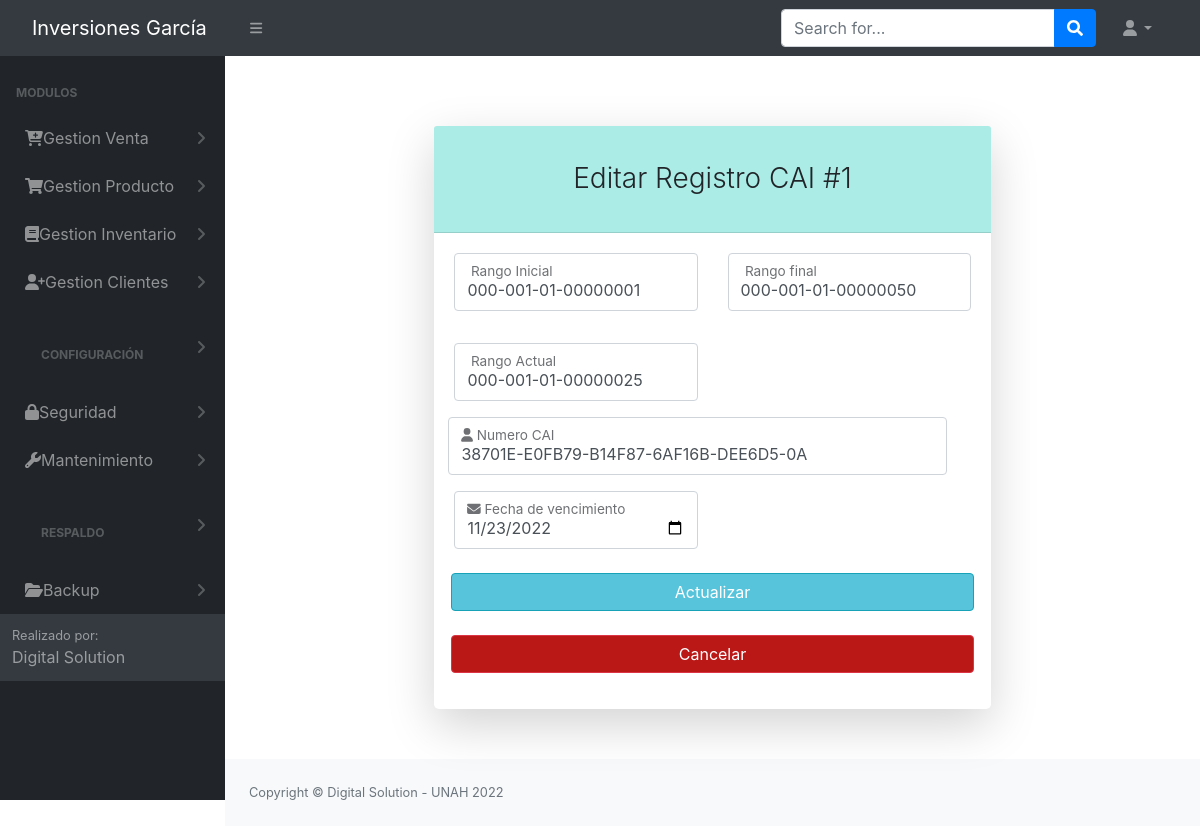
/src/modificar_CAI.php?id=1 (signed in), run on the app's committed database.
### tables this page shows
CREATE TABLE `tbl_permisos` (
  `id_permiso` int(11) NOT NULL AUTO_INCREMENT,
  `id_rol` int(11) NOT NULL,
  `permiso_insercion` int(11) NOT NULL,
  `permiso_eliminacion` int(11) NOT NULL,
  `permiso_modificar` int(11) NOT NULL,
  `permiso_consultar` int(11) NOT NULL,
  `id_objeto` int(11) NOT NULL,
  `pdf` int(11) NOT NULL,
  PRIMARY KEY (`id_permiso`),
  KEY `id_objeto` (`id_objeto`),
  KEY `id_rol` (`id_rol`)
);

CREATE TABLE `tbl_modulos` (
  `id_objeto` int(11) NOT NULL AUTO_INCREMENT,
  `Objeto` varchar(100) NOT NULL,
  `descripcion_objeto` varchar(30) NOT NULL,
  `id_padre` int(11) NOT NULL,
  `URL` varchar(100) NOT NULL,
  PRIMARY KEY (`id_objeto`)
);

CREATE TABLE `tbl_cai` (
  `id` int(11) NOT NULL AUTO_INCREMENT,
  `rango_inicial` varchar(30) NOT NULL,
  `rango_final` varchar(30) NOT NULL,
  `rango_actual` varchar(30) NOT NULL,
  `numero_CAI` varchar(100) NOT NULL,
  `fecha_vencimiento` date DEFAULT NULL,
  `id_usuario` int(11) NOT NULL,
  PRIMARY KEY (`id`),
  KEY `id_usuario` (`id_usuario`)
);

### config/conex.php (called while the page is built, shortened)
<?php
     function getConexion()
    {
        $db = new PDO('mysql:host=localhost:3306;dbname=bd_inversiones_garcia', 'root', '');
        return $db;
    }
?>

### controladores/controlador_CAI.php (called while the page is built, shortened)
<?php
    require_once '../modelos/modelo_CAI.php';
    include_once '../modelos/modelo_principal.php';
    include_once('../Login/header.php');
    $id = $_SESSION['rol'];
    $sql = mysqli_query($conn, "SELECT * FROM tbl_permisos where ID_OBJETO = 22 and ID_ROL = '$id'");
                    foreach ($value as $registro) {?>
                <?php   }
    function obtenerCAI($id)
    {
        $modeloCAI = new CAI();
        $resultado = $modeloCAI->obtenerCAI($id);
        return $resultado;
    }
?>

### modelos/modelo_CAI.php (called while the page is built, shortened)
<?php
    class CAI{
        private $db;
        public function __construct(){
            $this->db = getConexion();
        }
        private function setNames(){
            return $this->db->query("SET NAMES 'utf8'");
        }
        public function obtenerCAI($id)
        {
            $this->db = getConexion();
            $this->setNames();
            $sql = "SELECT * from tbl_cai where id = $id;";
            $resultado = $this->db->query($sql);
            $fila = $resultado->fetch(PDO::FETCH_ASSOC);
            return $fila;
            $this->db = null;
        }
    }
?>

### src/modificar_CAI.php (the view, shortened to what this page needs)
<?php
include_once('../Login/header.php');
require_once '../controladores/controlador_CAI.php';
$id = $_GET['id'];
if (!empty($_GET)) {
    $row = obtenerCAI($id);
}
?>
<br><br><br><br><br><br><br>
<main>
    <div class="container" style="margin-top: -200px; margin-bottom: 20px;">
        <div class="row justify-content-center">
            <div class="col-lg-7">
                <div class="card shadow-lg border-0 rounded-lg mt-5">
                    <div class="card-header" style="background-color: rgb(171, 237, 230);">
                        <h3 class="text-center font-weight-light my-4">Editar Registro CAI #<?= $row['id']  ?></h3>
                    </div>
                    <div class="card-body">
                    <form class="needs-validation" method="POST">
                            <div class="row mb-3">
                                <div class="col-md-6">
                                    <div class="form-floating mb-3 mb-md-0">
                                        <input class="form-control" value="<?= $row['rango_inicial'] ?>"  name="txtrango_inicial" id="txtrango_inicial" type="text" placeholder="Rango Incial" autocomplete="nope" size="25" required />
                                        <label for="inputFirstName"><i class=""></i>&nbsp;Rango Inicial</label>
                                    </div>
                                </div>
                            <div class="col-md-6">
                                <div class="form-floating mb-3">
                                    <input class="form-control" name="txtrango_final" id="txtrango_final" type="text" value="<?= $row['rango_final'] ?>" placeholder="Rango Final" autocomplete="nope" size="25" required/>
                                    <label for="inputFirstName"><i class=""></i>&nbsp;Rango final</label>
                                </div>
                            </div>
                            </div>
                            <div class="row mb-3">
                                <div class="col-md-6">
                                <div class="form-floating mb-3">
                                <input class="form-control" name="txtrango_actual" id="txtrango_actual" type="text" value="<?= $row['rango_actual'] ?>" placeholder="Rango Actual" autocomplete="nope" size="25" />
                                <label for="inputFirstName"><i class=""></i>&nbsp;Rango Actual</label>
                            </div>
                                </div>
                            <div class="row mb-3">
                                <div class="col-md-15">
                                    <div class="form-floating mb-3 mb-md-0">
                                        <input class="form-control" value="<?= $row['numero_CAI'] ?>"  name="txtnumero_CAI" id="txtnumero_CAI" type="text" placeholder="Enter your first name" autocomplete="nope" size="50" />
                                        <label for="inputFirstName"><i class="fas fa-user icon"></i>&nbsp;Numero CAI</label>
                                    </div>
                                </div>
                            </div>
                            <div class="col-md-6">
                                    <div class="form-floating mb-3 mb-md-0">
                                    <input class="form-control" value="<?= $row['fecha_vencimiento'] ?>" name="txtfecha_vencimiento" type="date" required />
                                 <label for="inputEmail"><i class="fas fa-envelope icon"></i>&nbsp;Fecha de vencimiento</label>
                                 </div>
                            </div>
                            <div class="mt-4 mb-0">
                                <div class="d-grid"><input type="submit" id="button" class="btn btn-info" style="background-color:rgba(46, 182, 210, 0.8)" value="Actualizar" />
                                </div>
                                <div class="mt-4 mb-0">
                                    <div class="d-grid"><input type="button" onclick="window.location.href='../src/CAI.php'" id="button" class="btn btn-danger btn-lock" style="background-color:rgba(180, 0, 0, 0.91);" value="Cancelar" />
                                </div>
                            </div>
                        </form>
                    </div>
                </div>
            </div>
        </div>
</main>
<?php
include_once('../Login/footer.php');
?>

### Login/header.php (shortened to what this page needs)
<?php
include '../config/conn.php';
?>
<!DOCTYPE html>
<html lang="en">
    <head>
        <link href="https://cdn.jsdelivr.net/npm/simple-datatables@latest/dist/style.css" rel="stylesheet" />
        <link href="../dist/css/styles.css" rel="stylesheet" />
        <link rel="stylesheet" href="../Login/vendors/x/dist/notiflix-3.2.5.min.css" />
        <link rel="stylesheet" href="https://cdnjs.cloudflare.com/ajax/libs/twitter-bootstrap/4.1.3/css/bootstrap.css">
        <link rel="stylesheet" href="https://cdn.datatables.net/1.10.20/css/dataTables.bootstrap4.min.css">
        <link rel="stylesheet" type="text/css" href="assets/css/main.css">
        <link rel="stylesheet" type="text/css" href="assets/css/style.css">
        <link href="https://cdn.jsdelivr.net/npm/bootstrap@5.1.3/dist/css/bootstrap.min.css" rel="stylesheet">
        <link href="../dist/css/contenedor.css" rel="stylesheet" />
        <link href="../Login/vendors/bootstrap/dist/css/bootstrap.min.css" rel="stylesheet">
        <link rel="stylesheet" href="../Login/vendors/notiflix/dist/notiflix-3.2.5.min.css" />
        <link rel="stylesheet" href="https://cdnjs.cloudflare.com/ajax/libs/font-awesome/5.7.2/css/all.min.css" />
        <link rel="stylesheet" href="https://cdnjs.cloudflare.com/ajax/libs/simple-line-icons/2.4.1/css/simple-line-icons.css" />
        <link rel="stylesheet" href="https://cdn.datatables.net/1.10.19/css/jquery.dataTables.min.css" />
        <link rel="stylesheet" href="https://cdn.datatables.net/buttons/1.5.6/css/buttons.dataTables.min.css" />
    </head>
    <body class="sb-nav-fixed">
        <nav class="sb-topnav navbar navbar-expand navbar-dark bg-dark">
            <a class="navbar-brand ps-3" id="titulo_menu" href="../dist/home.php">  Inversiones García  </a>
            <button class="btn btn-link btn-sm order-1 order-lg-0 me-4 me-lg-0" id="sidebarToggle" href="#!"><i class="fas fa-bars"></i></button>
            <form class="d-none d-md-inline-block form-inline ms-auto me-0 me-md-3 my-2 my-md-0">
                <div class="input-group">
                    <input class="form-control" type="text" placeholder="Search for..." aria-label="Search for..." aria-describedby="btnNavbarSearch" />
                    <button class="btn btn-primary" id="btnNavbarSearch" type="button"><i class="fas fa-search"></i></button>
                </div>
            </form>
            <ul class="navbar-nav ms-auto ms-md-0 me-3 me-lg-4">
                <li class="nav-item dropdown">
                    <a class="nav-link dropdown-toggle" id="navbarDropdown" href="#" role="button" data-bs-toggle="dropdown" aria-expanded="false"><i class="fas fa-user fa-fw"></i></a>
                </li>
            </ul>
        </nav>
        <div id="layoutSidenav">
            <div id="layoutSidenav_nav">
                <nav class="sb-sidenav accordion sb-sidenav-dark" id="sidenavAccordion">
                    <div class="sb-sidenav-menu">
                        <div class="nav">
                            <div class="sb-sidenav-menu-heading">Modulos</div>
                            <?php
                            $rol = $_SESSION['rol'];
                            $result = mysqli_query($conn, "select * from tbl_modulos tm inner join tbl_permisos tp ON tm.ID_OBJETO = tp.ID_OBJETO where tm.ID_PADRE = 0 and tp.permiso_consultar = 1 and tp.ID_ROL = '$rol'"); ?>
                            <?php foreach ($result as $i) : ?>
                                <a class="nav-link collapsed" href="#" data-bs-toggle="collapse" data-bs-target="#pagesCollapsePersonas<?= $i['id_objeto'] ?>" aria-expanded="false" aria-controls="pagesCollapseError">
                                    &nbsp;&nbsp;<?= $i['Objeto'] ?>
                                    <div class="sb-sidenav-collapse-arrow"><i class="fas fa-angle-down"></i></div>
                                </a>
                            <?php endforeach; ?>
                    </div>
                    <div class="sb-sidenav-footer">
                        <div class="small">Realizado por:</div>
                        Digital Solution
                    </div>
                </nav>
            </div>
            <div id="layoutSidenav_content"> <br>

### src/assets/css/style.css (style rules this page uses)
.col-md-6 { -webkit-box-flex: 0; -ms-flex: 0 0 50%; flex: 0 0 50%; max-width: 100%; }
.row { display: -webkit-box; display: -ms-flexbox; display: flex; -ms-flex-wrap: wrap; flex-wrap: wrap; margin-right: -5px; margin-left: -5px; }

### data on the page
tbl_permisos: id_objeto.Objeto "Gestion Venta"
tbl_permisos: id_objeto.Objeto "Gestion Producto"
tbl_permisos: id_objeto.Objeto "Gestion Inventario"
tbl_permisos: id_objeto.Objeto "Gestion Clientes"
tbl_permisos: id_objeto.Objeto "CONFIGURACIÓN"
tbl_permisos: id_objeto.Objeto "Seguridad"
tbl_permisos: id_objeto.Objeto "Mantenimiento"
tbl_permisos: id_objeto.Objeto "RESPALDO"
tbl_permisos: id_objeto.Objeto "Backup"
tbl_cai: id "1", txtrango_inicial "000-001-01-00000001", txtrango_final "000-001-01-00000050", txtrango_actual "000-001-01-00000025", txtnumero_CAI "38701E-E0FB79-B14F87-6AF16B-DEE6D5-0A", txtfecha_vencimiento "11/23/2022"
